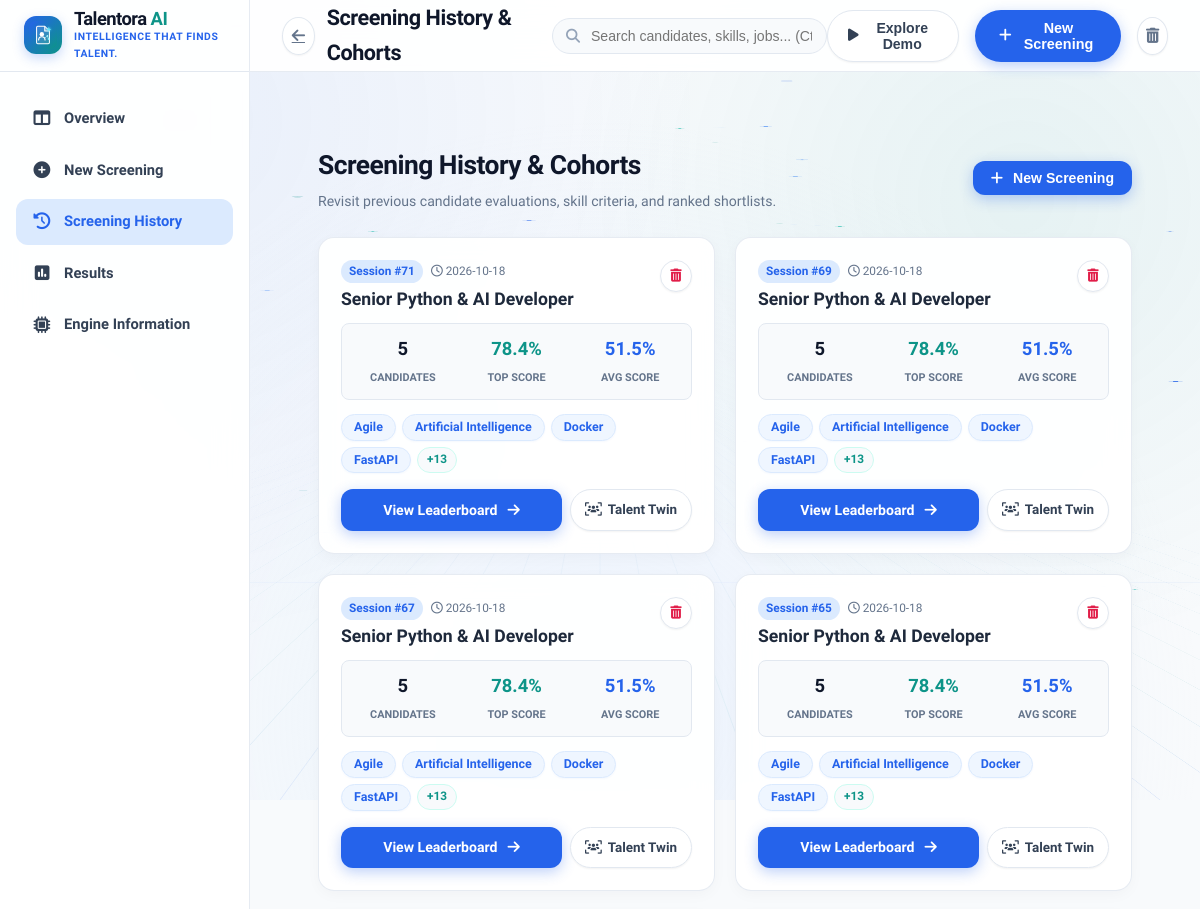
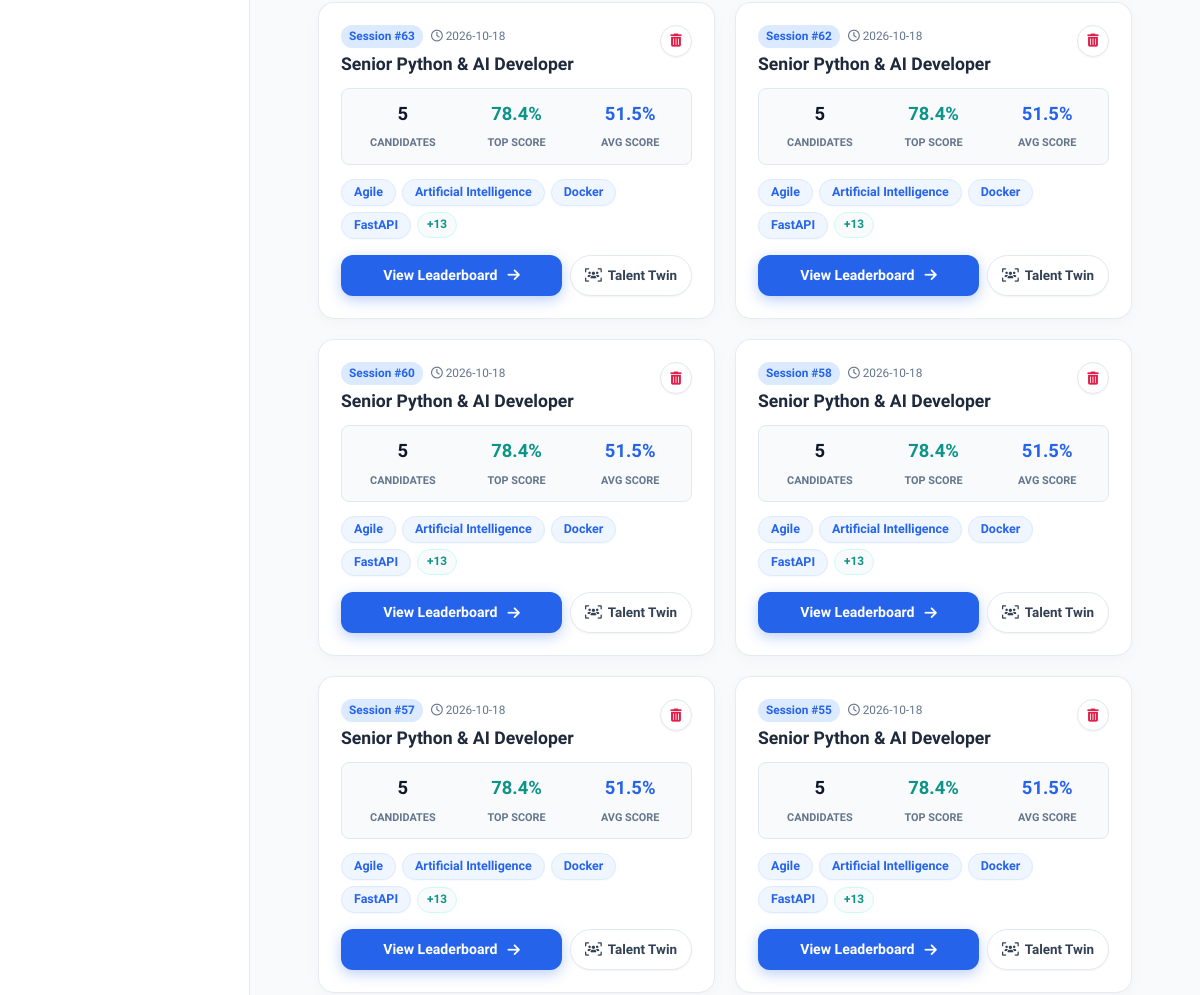
Before: /history (upper part) with the older database file (2 pictures, top to bottom).
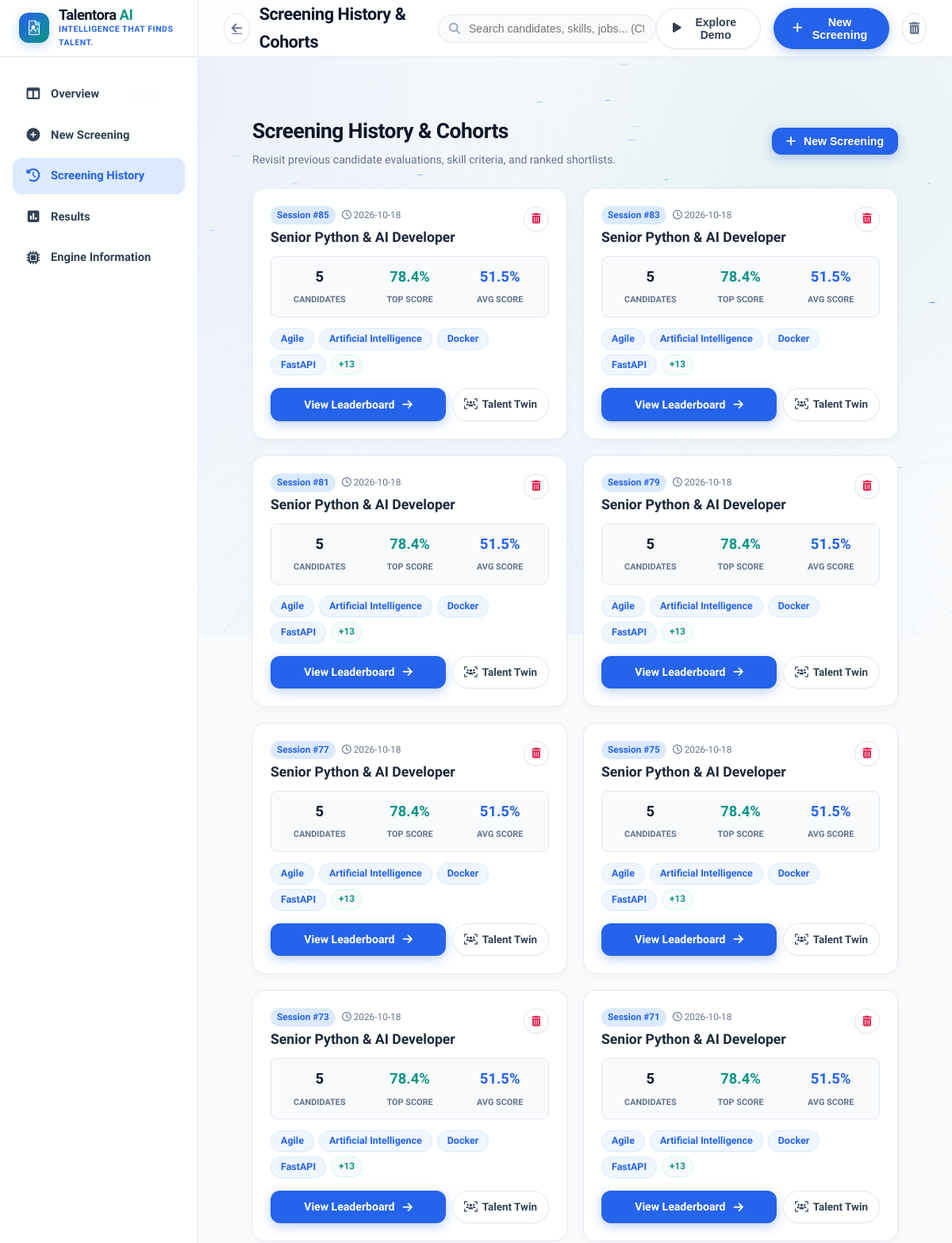
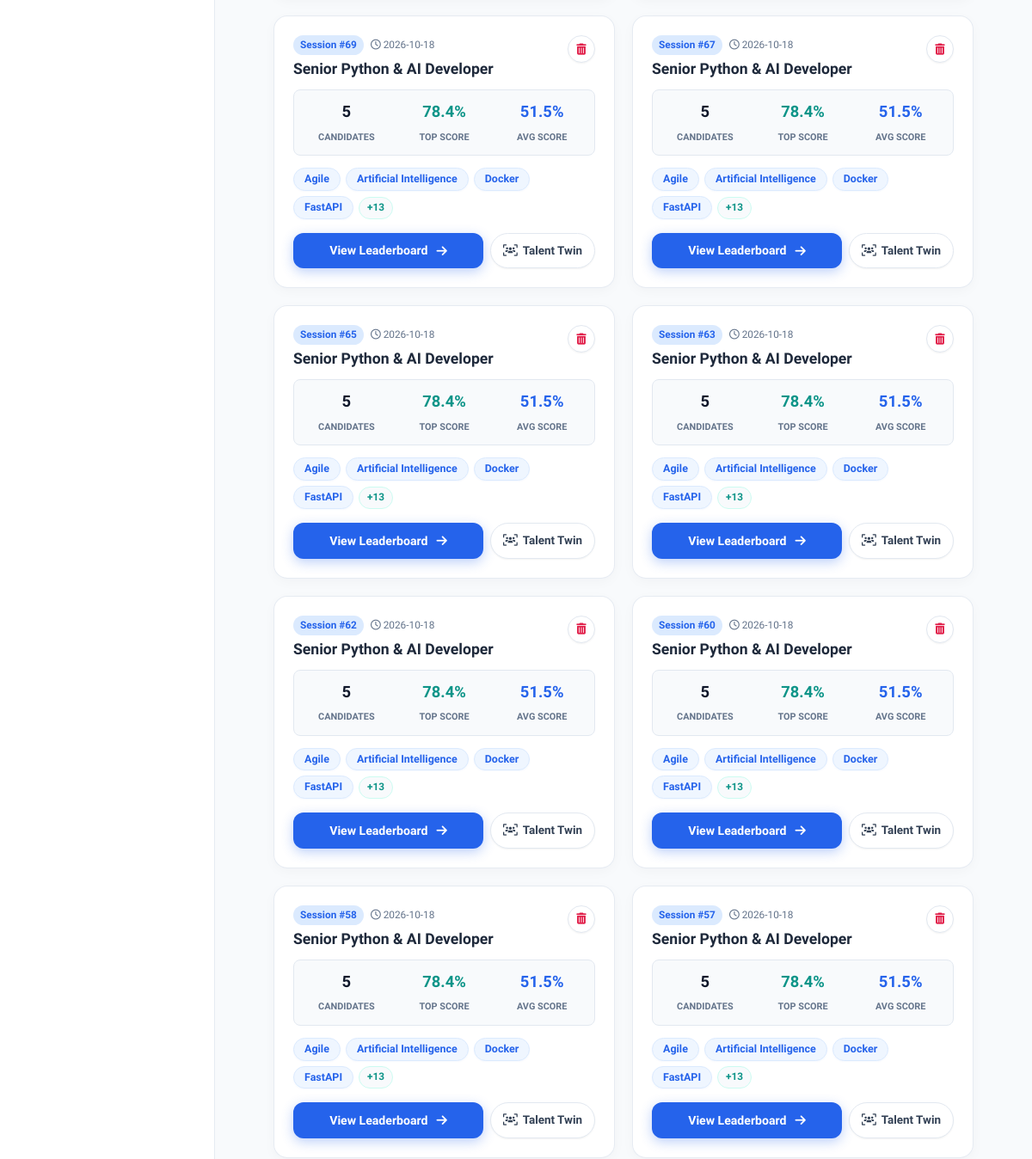
After: the same page with the newer database file (2 pictures, top to bottom).
### tables this page shows
CREATE TABLE jobs (
            id INTEGER PRIMARY KEY AUTOINCREMENT,
            job_title TEXT NOT NULL,
            job_description TEXT NOT NULL,
            required_skills TEXT,
            required_experience REAL DEFAULT 0,
            created_at TIMESTAMP DEFAULT CURRENT_TIMESTAMP
        );

### app.py (the view)
@app.route('/history')
def history():
    jobs = database.get_all_jobs()
    return render_template('history.html', jobs=jobs)

### database.py (called while the page is built)
def get_db_connection() -> sqlite3.Connection:
    os.makedirs(DB_DIR, exist_ok=True)
    conn = sqlite3.connect(DB_PATH)
    conn.row_factory = sqlite3.Row
    return conn

def get_all_jobs() -> List[Dict[str, Any]]:
    conn = get_db_connection()
    cursor = conn.cursor()
    cursor.execute("""
        SELECT j.*, COUNT(c.id) as candidate_count, MAX(c.match_score) as top_score, AVG(c.match_score) as avg_score
        FROM jobs j
        LEFT JOIN candidates c ON j.id = c.job_id
        GROUP BY j.id
        ORDER BY j.created_at DESC
    """)
    rows = cursor.fetchall()
    conn.close()
    jobs = []
    for r in rows:
        d = dict(r)
        d["required_skills"] = json.loads(d["required_skills"]) if d["required_skills"] else []
        d["avg_score"] = round(d["avg_score"], 1) if d["avg_score"] is not None else 0.0
        d["top_score"] = round(d["top_score"], 1) if d["top_score"] is not None else 0.0
        jobs.append(d)
    return jobs

### templates/history.html (shortened to what this page needs)
{% extends 'base.html' %}
{% block page_title %}Screening History &amp; Cohorts{% endblock %}
{% block content %}
<div class="history-container">
    <div style="display: flex; justify-content: space-between; align-items: center; margin-bottom: 24px; flex-wrap: wrap; gap: 16px;">
        <div>
            <h1 style="font-size: 1.65rem; font-weight: 800; color: var(--color-slate-title); letter-spacing: -0.02em; margin-bottom: 4px;">Screening History &amp; Cohorts</h1>
            <p style="font-size: 0.88rem; color: var(--color-slate-muted);">Revisit previous candidate evaluations, skill criteria, and ranked shortlists.</p>
        </div>
        <div>
            <button type="button" class="btn-primary-screen" onclick="openUploadModal()" style="padding: 9px 18px; font-size: 0.88rem; width: auto;">
                <i class="fa-solid fa-plus"></i> New Screening
            </button>
        </div>
    </div>
    {% if jobs %}
        <div style="display: grid; grid-template-columns: repeat(auto-fill, minmax(340px, 1fr)); gap: 20px;">
            {% for job in jobs %}
                <div class="card-light-panel" style="display: flex; flex-direction: column; justify-content: space-between; padding: 22px;">
                    <div>
                        <div style="display: flex; justify-content: space-between; align-items: flex-start; margin-bottom: 12px;">
                            <div>
                                <div style="display: flex; gap: 8px; align-items: center; margin-bottom: 6px;">
                                    <span style="font-size: 0.74rem; font-weight: 700; background: var(--color-soft-sky); color: var(--color-arctic-blue); padding: 2px 8px; border-radius: var(--radius-pill);">Session #{{ job.id }}</span>
                                    <span style="font-size: 0.74rem; color: var(--color-slate-muted);"><i class="fa-regular fa-clock"></i> {{ job.created_at[:10] if job.created_at else 'Recent' }}</span>
                                </div>
                                <h3 style="font-size: 1.1rem; font-weight: 800; color: var(--color-slate-heading); line-height: 1.25;">{{ job.job_title }}</h3>
                            </div>
                            <button type="button" class="btn-icon-light" title="Delete Session" onclick="deleteJob({{ job.id }})" style="color: var(--color-danger); width: 32px; height: 32px; font-size: 0.82rem;">
                                <i class="fa-solid fa-trash-can"></i>
                            </button>
                        </div>
                        <div style="display: grid; grid-template-columns: repeat(3, 1fr); gap: 8px; background: var(--color-ice-white); padding: 10px 8px; border-radius: var(--radius-sm); border: 1px solid var(--border-color); margin-bottom: 14px; text-align: center;">
                            <div>
                                <span style="font-size: 1.15rem; font-weight: 800; color: var(--color-slate-title); display: block;">{{ job.candidate_count }}</span>
                                <span style="font-size: 0.68rem; color: var(--color-slate-muted); font-weight: 700; text-transform: uppercase;">Candidates</span>
                            </div>
                            <div>
                                <span style="font-size: 1.15rem; font-weight: 800; color: var(--color-teal); display: block;">{{ job.top_score }}%</span>
                                <span style="font-size: 0.68rem; color: var(--color-slate-muted); font-weight: 700; text-transform: uppercase;">Top Score</span>
                            </div>
                            <div>
                                <span style="font-size: 1.15rem; font-weight: 800; color: var(--color-arctic-blue); display: block;">{{ job.avg_score }}%</span>
                                <span style="font-size: 0.68rem; color: var(--color-slate-muted); font-weight: 700; text-transform: uppercase;">Avg Score</span>
                            </div>
                        </div>
                        <div class="skills-pill-cluster" style="margin-bottom: 16px;">
                            {% for s in job.required_skills[:4] %}
                                <span class="skill-pill-tag">{{ s }}</span>
                            {% endfor %}
                            {% if job.required_skills|length > 4 %}
                                <span class="skill-chip-more">+{{ job.required_skills|length - 4 }}</span>
                            {% endif %}
                        </div>
                    </div>
                    <div style="display: flex; gap: 8px;">
                        <a href="{{ url_for('view_results', job_id=job.id) }}" class="btn-primary-screen" style="flex: 1; text-decoration: none; font-size: 0.88rem; padding: 9px 14px; justify-content: center;">
                            <span>View Leaderboard</span>
                            <i class="fa-solid fa-arrow-right"></i>
                        </a>
                        <a href="{{ url_for('talent_twin_compare', job_id=job.id) }}" class="btn-nav-demo" style="text-decoration: none; font-size: 0.84rem; padding: 9px 14px; display: inline-flex; align-items: center; gap: 6px;" title="Compare Candidate Talent Twin Simulations">
                            <i class="fa-solid fa-users-viewfinder"></i>
                            <span>Talent Twin</span>
                        </a>
                    </div>
                </div>
            {% endfor %}
        </div>
    {% endif %}
</div>
{% endblock %}

### templates/base.html (shortened to what this page needs)
<!DOCTYPE html>
<html lang="en">
<head>
    <link rel="stylesheet" href="https://cdnjs.cloudflare.com/ajax/libs/font-awesome/6.4.0/css/all.min.css">
    <link rel="stylesheet" href="{{ url_for('static', filename='css/style.css') }}?v=7.0">
</head>
<body class="futuristic-app">
    <div class="neural-canvas-container" aria-hidden="true">
    </div>
    {% if request.endpoint == 'index' %}
        <header class="site-navbar">
            <div class="nav-container">
                <a href="{{ url_for('index') }}" class="brand-link">
                    <div class="brand-logo-glow">
                        <img src="{{ url_for('static', filename='img/talentora-logo.svg') }}" alt="Talentora AI" class="brand-logo-img">
                    </div>
                    <div class="brand-name-wrap">
                        <span class="brand-name">Talentora <span>AI</span></span>
                        <span class="brand-tag">Intelligence That Finds Talent. • AI Based Screening</span>
                    </div>
                </a>
                <nav class="nav-links-cluster">
                    <a href="#featuresSection" class="nav-anchor">
                        <i class="fa-solid fa-sparkles"></i> Features
                    </a>
                    <a href="#howItWorksSection" class="nav-anchor">
                        <i class="fa-solid fa-list-check"></i> How It Works
                    </a>
                    <a href="#scoringSection" class="nav-anchor">
                        <i class="fa-solid fa-chart-pie"></i> Scoring Model
                    </a>
                </nav>
                <div class="nav-actions-cluster">
                    <button type="button" class="btn-nav-demo" onclick="triggerSampleDemo()" title="Run instant candidate screening with sample data">
                        <i class="fa-solid fa-play"></i> Explore Demo
                    </button>
                    <a href="{{ url_for('dashboard') }}" class="btn-nav-screening">
                        <i class="fa-solid fa-bolt"></i> Start Screening
                    </a>
                </div>
            </div>
        </header>
        <main class="site-main">
            {% block landing_content %}{% endblock %}
        </main>
        <footer class="landing-footer" style="background: var(--color-pure-white); border-top: 1px solid var(--border-color); padding: 36px 32px; text-align: center; color: var(--color-slate-muted); font-size: 0.88rem; position: relative; z-index: 10;">
            <div style="max-width: 1360px; margin: 0 auto; display: flex; justify-content: space-between; align-items: center; flex-wrap: wrap; gap: 16px;">
                <div style="display: flex; align-items: center; gap: 10px;">
                    <img src="{{ url_for('static', filename='img/talentora-logo.svg') }}" alt="Talentora AI" style="width: 24px; height: 24px; border-radius: 6px;">
                    <span style="font-weight: 800; color: var(--color-slate-heading);">Talentora AI</span>
                    <span>• Intelligence That Finds Talent.</span>
                </div>
                <div style="display: flex; gap: 20px;">
                    <a href="#featuresSection" style="color: var(--color-slate-muted); text-decoration: none;">Features</a>
                    <a href="#howItWorksSection" style="color: var(--color-slate-muted); text-decoration: none;">How It Works</a>
                    <a href="{{ url_for('dashboard') }}" style="color: var(--color-arctic-blue); text-decoration: none; font-weight: 700;">Recruiter Dashboard</a>
                </div>
            </div>
        </footer>
    {% else %}
        <div class="app-shell">
            <aside class="app-sidebar">
                <div class="sidebar-brand-box">
                    <a href="{{ url_for('index') }}" class="brand-link">
                        <div class="brand-logo-glow" style="width: 38px; height: 38px;">
                            <img src="{{ url_for('static', filename='img/talentora-logo.svg') }}" alt="Talentora AI" class="brand-logo-img">
                        </div>
                        <div class="brand-name-wrap">
                            <span class="brand-name" style="font-size: 1.15rem;">Talentora <span>AI</span></span>
                            <span class="brand-tag" style="font-size: 0.65rem;">Intelligence That Finds Talent.</span>
                        </div>
                    </a>
                </div>
                <nav class="sidebar-nav-list">
                    <a href="{{ url_for('dashboard') }}" class="sidebar-nav-link {% if request.endpoint == 'dashboard' %}active{% endif %}">
                        <i class="fa-solid fa-table-columns"></i>
                        <span>Overview</span>
                    </a>
                    <a href="{{ url_for('dashboard') }}#screeningWorkflowSection" class="sidebar-nav-link" onclick="if(window.location.pathname === '/dashboard'){ document.getElementById('screeningWorkflowSection')?.scrollIntoView({behavior: 'smooth'}); }">
                        <i class="fa-solid fa-plus-circle"></i>
                        <span>New Screening</span>
                    </a>
                    <a href="{{ url_for('history') }}" class="sidebar-nav-link {% if request.endpoint == 'history' %}active{% endif %}">
                        <i class="fa-solid fa-clock-rotate-left"></i>
                        <span>Screening History</span>
                    </a>
                    <a href="{{ url_for('dashboard') }}#rankingsSection" class="sidebar-nav-link">
                        <i class="fa-solid fa-square-poll-vertical"></i>
                        <span>Results</span>
                    </a>
                    <a href="javascript:void(0)" class="sidebar-nav-link" onclick="document.getElementById('engineInfoModal').style.display='flex'">
                        <i class="fa-solid fa-microchip"></i>
                        <span>Engine Information</span>
                    </a>
                </nav>
            </aside>
            <div class="app-main-content">
                <header class="app-header">
                    <div class="header-title-wrap">
                        <a href="{{ url_for('index') }}" class="btn-icon-light" title="Back to Landing Page">
                            <i class="fa-solid fa-arrow-left"></i>
                        </a>
                        <h1 class="header-page-title">{% block page_title %}Recruiter Screening Dashboard{% endblock %}</h1>
                    </div>
                    <div class="header-search-box">
                        <i class="fa-solid fa-magnifying-glass header-search-icon"></i>
                        <input type="text" class="header-search-input" placeholder="Search candidates, skills, jobs... (Ctrl+K)" onkeyup="handleGlobalSearch(this.value)">
                    </div>
                    <div class="header-user-controls">
                        <button type="button" class="btn-nav-demo" onclick="triggerSampleDemo()" title="Run instant candidate screening with sample data">
                            <i class="fa-solid fa-play"></i> Explore Demo
                        </button>
                        <button type="button" class="btn-nav-screening" onclick="openUploadModal()">
                            <i class="fa-solid fa-plus"></i> New Screening
                        </button>
                        <button type="button" class="btn-icon-light text-muted" title="Reset Stored Data" onclick="confirmClearData()">
                            <i class="fa-solid fa-trash-can"></i>
                        </button>
                    </div>
                </header>
                <main class="workspace-page-body">
                    {% block content %}{% endblock %}
                </main>
            </div>
        </div>
    {% endif %}
</body>
</html>

Changed rows visible on the page:
no longer on this page (row unchanged): jobs: id "55", created_at "2026-10-18", job_title "Senior Python & AI Developer", candidate_count "5", top_score "78.4", avg_score "51.5", 4 "Agile" "Artificial Intelligence" "Docker" "FastAPI", required_skills|length "13"
added jobs: id "85", created_at "2026-10-18", job_title "Senior Python & AI Developer", candidate_count "5", top_score "78.4", avg_score "51.5", 4 "Agile" "Artificial Intelligence" "Docker" "FastAPI", required_skills|length "13"
added jobs: id "83", created_at "2026-10-18", job_title "Senior Python & AI Developer", candidate_count "5", top_score "78.4", avg_score "51.5", 4 "Agile" "Artificial Intelligence" "Docker" "FastAPI", required_skills|length "13"
added jobs: id "81", created_at "2026-10-18", job_title "Senior Python & AI Developer", candidate_count "5", top_score "78.4", avg_score "51.5", 4 "Agile" "Artificial Intelligence" "Docker" "FastAPI", required_skills|length "13"
added jobs: id "79", created_at "2026-10-18", job_title "Senior Python & AI Developer", candidate_count "5", top_score "78.4", avg_score "51.5", 4 "Agile" "Artificial Intelligence" "Docker" "FastAPI", required_skills|length "13"
added jobs: id "77", created_at "2026-10-18", job_title "Senior Python & AI Developer", candidate_count "5", top_score "78.4", avg_score "51.5", 4 "Agile" "Artificial Intelligence" "Docker" "FastAPI", required_skills|length "13"
added jobs: id "75", created_at "2026-10-18", job_title "Senior Python & AI Developer", candidate_count "5", top_score "78.4", avg_score "51.5", 4 "Agile" "Artificial Intelligence" "Docker" "FastAPI", required_skills|length "13"
added jobs: id "73", created_at "2026-10-18", job_title "Senior Python & AI Developer", candidate_count "5", top_score "78.4", avg_score "51.5", 4 "Agile" "Artificial Intelligence" "Docker" "FastAPI", required_skills|length "13"
